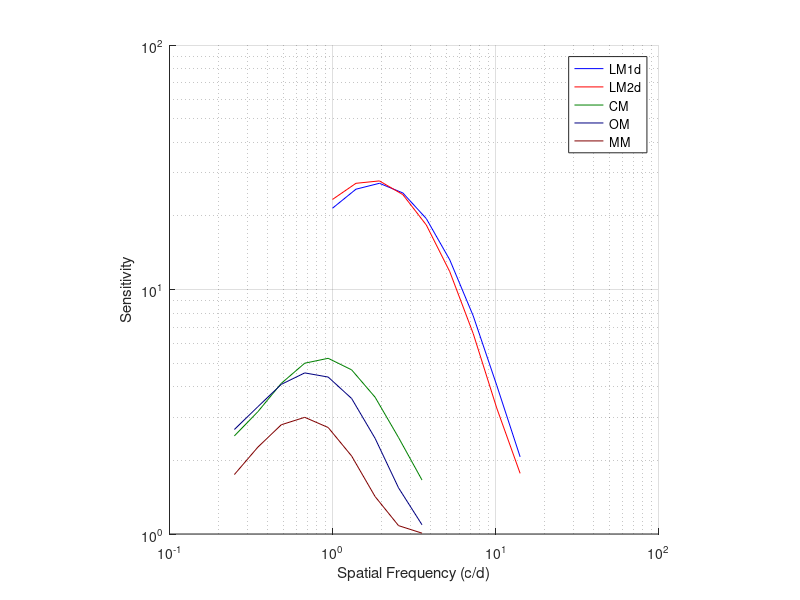

This chart was generated by the following MATLAB code:
%% data structure

load('dataset_secondOrderOlders.mat')
data

% data = 
% 
%   struct with fields:
% 
%     sensitivities1st: [2×9×2×50 double]
%     sensitivities2nd: [3×9×2×50 double]
%       frequencies1st: [9×1 double]
%       frequencies2nd: [9×1 double]
% 
% the sensitivities1st field are the sensitivities for 
% first-order luminance-modulated stimuli 
% the 4 dimensions are:
% - 2 conditions (oriented pattern LM1d, moving pattern LM2d) 
% - 9 frequencies tested
% - 2 eyes tested (dominant, non-dominant)
% - 50 subjects
% 
% the sensitivities2nd field are the sensitivities for 
% second-order stimuli 
% the 4 dimensions are:
% - 3 conditions (contrast-modulation CM, orientation-modulation OM, motion-modulation MM) 
% - 9 frequencies tested
% - 2 eyes tested (dominant, non-dominant)
% - 50 subjects
%
% the 2 frequencies fields are the frequencies tested for first and second
% order stimuli respectively


%% example plot of the dominant eye sensitivities in the aged population

figure('Name','1st- and 2nd-order sensitivities in the aged population')
hold on
plot(data.frequencies1st,mean(data.sensitivities1st(1,:,1,:),4),'b')
plot(data.frequencies1st,mean(data.sensitivities1st(2,:,1,:),4),'r')

plot(data.frequencies2nd,mean(data.sensitivities2nd(1,:,1,:),4),'Color',[0 .5 0])
plot(data.frequencies2nd,mean(data.sensitivities2nd(2,:,1,:),4),'Color',[0 0 .5])
plot(data.frequencies2nd,mean(data.sensitivities2nd(3,:,1,:),4),'Color',[.5 0 0])

set(gca,'XScale','log','YScale','log')
axis square 
grid on
xlabel('Spatial Frequency (c/d)')
ylabel('Sensitivity')

legend({'LM1d','LM2d','CM','OM','MM'})
